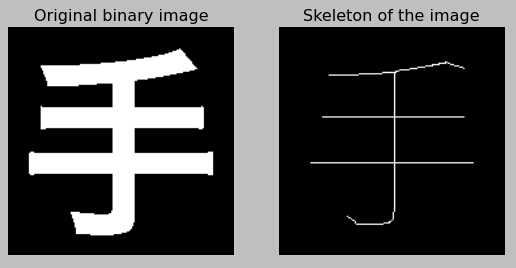
#> input picture results/test1.jpg, 516 x 268 px, given in place of test1.bmp, which was not available
$ python thinning.py   (older library calls are emulated)
#> lines starting #> are read from the running program, lines starting #| are printed output that depends on the picture; after the words box and inside, x2 and y2 are one past the last pixel; in counts of white or black regions, pixels touching at a corner belong together
"""
===========================
@Author  : Linbo<linbo.me>
@Version: 1.0    25/10/2014
This is the implementation of the
Zhang-Suen Thinning Algorithm for skeletonization.
===========================
"""
import matplotlib
import matplotlib.pyplot as plt
import skimage.io as io
"load image data"
Img_Original =  io.imread( './data/test1.bmp')      # Gray image, rgb images need pre-conversion
#> Img_Original is the input picture: shape (268, 516, 3); min 0, max 255, mean 73.8

"Convert gray images to binary images using Otsu's method"
from skimage.filter import threshold_otsu
Otsu_Threshold = threshold_otsu(Img_Original)
#> Otsu_Threshold = 104
BW_Original = Img_Original < Otsu_Threshold    # must set object region as 1, background region as 0 !
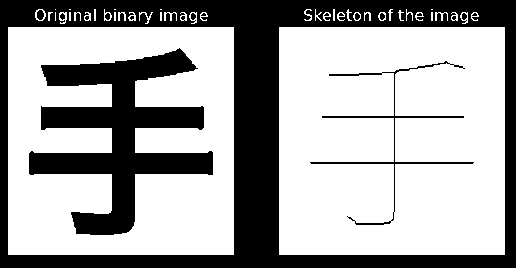
#> BW_Original: shape (268, 516, 3) bool; 64.7% white; 17 black regions (7 under 20 px), largest, box (x1, y1, x2, y2) and area: (0, 0, 516, 268) 33723, (29, 48, 213, 235) 13771, (310, 61, 474, 225) 1082

def neighbours(x,y,image):
    "Return 8-neighbours of image point P1(x,y), in a clockwise order"
    img = image
    x_1, y_1, x1, y1 = x-1, y-1, x+1, y+1
    return [ img[x_1][y], img[x_1][y1], img[x][y1], img[x1][y1],     # P2,P3,P4,P5
                img[x1][y], img[x1][y_1], img[x][y_1], img[x_1][y_1] ]    # P6,P7,P8,P9

def transitions(neighbours):
    "No. of 0,1 patterns (transitions from 0 to 1) in the ordered sequence"
    n = neighbours + neighbours[0:1]      # P2, P3, ... , P8, P9, P2
    return sum( (n1, n2) == (0, 1) for n1, n2 in zip(n, n[1:]) )  # (P2,P3), (P3,P4), ... , (P8,P9), (P9,P2)

def zhangSuen(image):
    "the Zhang-Suen Thinning Algorithm"
    Image_Thinned = image.copy()  # deepcopy to protect the original image
    changing1 = changing2 = 1        #  the points to be removed (set as 0)
    while changing1 or changing2:   #  iterates until no further changes occur in the image
        # Step 1
        changing1 = []
        rows, columns = Image_Thinned.shape               # x for rows, y for columns
        for x in range(1, rows - 1):                     # No. of  rows
            for y in range(1, columns - 1):            # No. of columns
                P2,P3,P4,P5,P6,P7,P8,P9 = n = neighbours(x, y, Image_Thinned)
                if (Image_Thinned[x][y] == 1     and    # Condition 0: Point P1 in the object regions
                    2 <= sum(n) <= 6   and    # Condition 1: 2<= N(P1) <= 6
                    transitions(n) == 1 and    # Condition 2: S(P1)=1
                    P2 * P4 * P6 == 0  and    # Condition 3
                    P4 * P6 * P8 == 0):         # Condition 4
                    changing1.append((x,y))
        for x, y in changing1:
            Image_Thinned[x][y] = 0
        # Step 2
        changing2 = []
        for x in range(1, rows - 1):
            for y in range(1, columns - 1):
                P2,P3,P4,P5,P6,P7,P8,P9 = n = neighbours(x, y, Image_Thinned)
                if (Image_Thinned[x][y] == 1   and        # Condition 0
                    2 <= sum(n) <= 6  and       # Condition 1
                    transitions(n) == 1 and      # Condition 2
                    P2 * P4 * P8 == 0 and       # Condition 3
                    P2 * P6 * P8 == 0):            # Condition 4
                    changing2.append((x,y))
        for x, y in changing2:
            Image_Thinned[x][y] = 0
    return Image_Thinned


"Apply the algorithm on images"
#> (the run stopped early here; a loop or call above may not have finished)

$ run again, with results/test2.jpg copied over results/test1.jpg
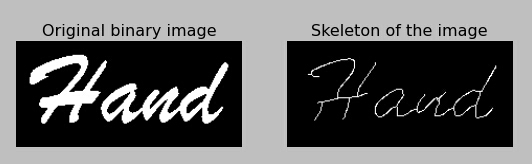
#> input picture results/test2.jpg, 532 x 164 px, given in place of test1.bmp, which was not available
#> Img_Original is the input picture: shape (164, 532, 3); min 0, max 255, mean 98.3
#> Otsu_Threshold = 98
#> `BW_Original = Img_Original < Otsu_Threshold`:
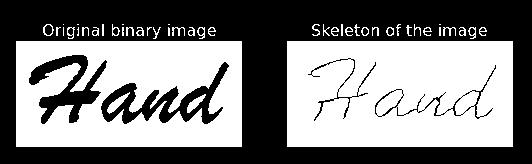
#> BW_Original: shape (164, 532, 3) bool; 50.2% white; 17 black regions (6 under 20 px), largest, box (x1, y1, x2, y2) and area: (0, 0, 532, 164) 37911, (101, 62, 229, 124) 2440, (29, 55, 107, 124) 2039

$ run again, with results/test3.jpg copied over results/test1.jpg
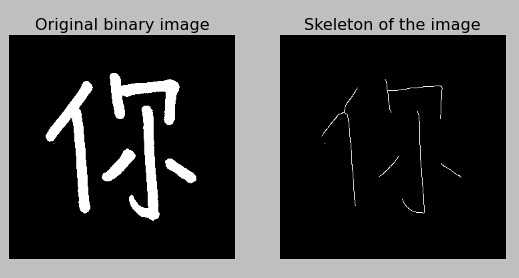
#> input picture results/test3.jpg, 519 x 278 px, given in place of test1.bmp, which was not available
#> Img_Original is the input picture: shape (278, 519, 3); min 0, max 255, mean 65.5
#> Otsu_Threshold = 98
#> `BW_Original = Img_Original < Otsu_Threshold`:
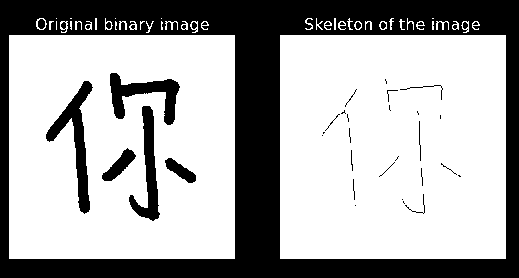
#> BW_Original: shape (278, 519, 3) bool; 67% white; 43 black regions (23 under 20 px), largest, box (x1, y1, x2, y2) and area: (0, 0, 519, 278) 41610, (46, 81, 93, 214) 1752, (110, 73, 180, 125) 1454
